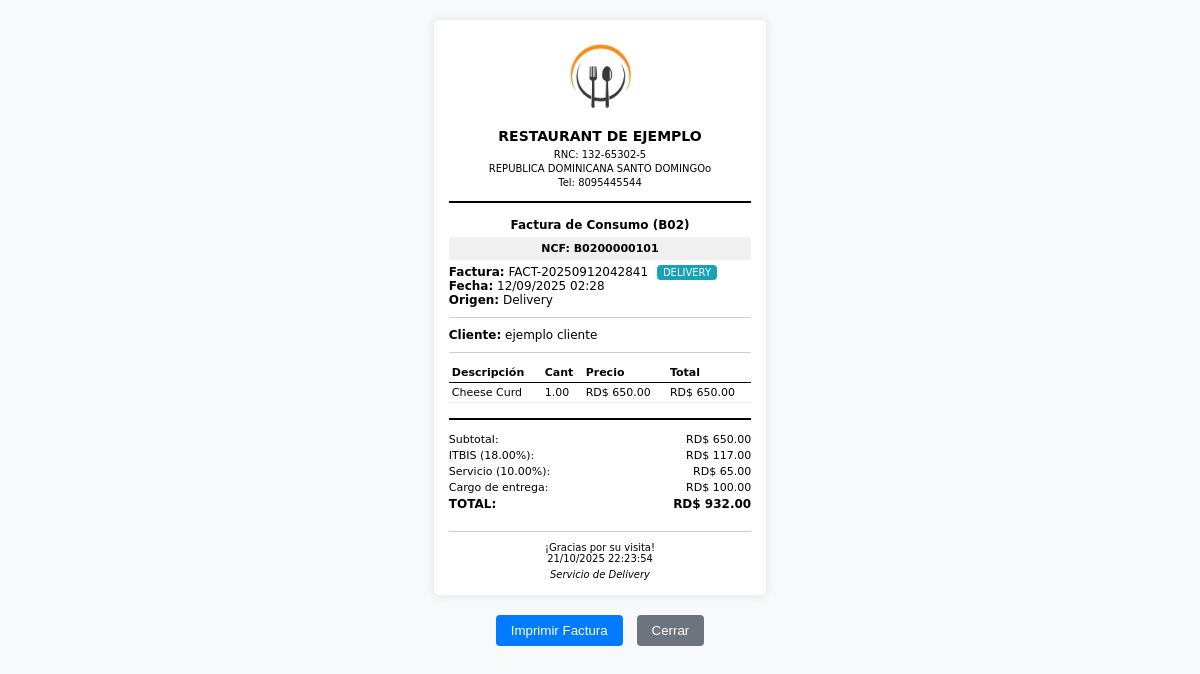
The app's page /factura/imprimir_factura.php?id=FAC68c38559b7b84 (signed in) with its own data.
### tables this page shows
CREATE TABLE `rpos_facturas` (
  `factura_id` varchar(200) NOT NULL,
  `factura_code` varchar(50) NOT NULL,
  `mesa_id` varchar(200) NOT NULL,
  `delivery_id` varchar(200) DEFAULT NULL,
  `numero_mesa` int(11) NOT NULL,
  `cliente_nombre` varchar(200) DEFAULT NULL,
  `cliente_rnc` varchar(20) DEFAULT NULL,
  `ncf` varchar(20) DEFAULT NULL,
  `comprobante_fiscal` varchar(50) DEFAULT NULL,
  `tipo_factura` enum('Final','Fiscal','Credito') NOT NULL DEFAULT 'Final',
  `estado` enum('Pagada','Pendiente') NOT NULL DEFAULT 'Pagada',
  `subtotal` decimal(10,2) NOT NULL,
  `itebis` decimal(10,2) NOT NULL,
  `servicio` decimal(10,2) NOT NULL,
  `cargo_entrega` decimal(10,2) DEFAULT 0.00,
  `total` decimal(10,2) NOT NULL,
  `fecha_factura` timestamp NOT NULL DEFAULT current_timestamp(),
  `usuario_id` varchar(200) NOT NULL,
  `cajero_id` varchar(200) DEFAULT NULL,
  `mesero_id` varchar(200) DEFAULT NULL
);

CREATE TABLE `rpos_configuracion` (
  `config_id` int(11) NOT NULL,
  `nombre_empresa` varchar(255) NOT NULL,
  `rnc` varchar(20) NOT NULL,
  `direccion` text NOT NULL,
  `telefono` varchar(20) NOT NULL,
  `logo` varchar(255) DEFAULT NULL,
  `itebis_porcentaje` decimal(5,2) NOT NULL DEFAULT 18.00,
  `servicio_porcentaje` decimal(5,2) NOT NULL DEFAULT 10.00
);

CREATE TABLE `rpos_factura_items` (
  `factura_item_id` varchar(200) NOT NULL,
  `factura_id` varchar(200) NOT NULL,
  `product_id` varchar(200) NOT NULL,
  `product_name` varchar(200) NOT NULL,
  `product_price` decimal(10,2) NOT NULL,
  `product_qty` decimal(10,2) NOT NULL,
  `product_total` decimal(10,2) NOT NULL
);

### factura/imprimir_factura.php (the view, shortened to what this page needs)
<?php
include('../config/config.php');
$factura_id = $_GET['id'];
$stmt_config = $mysqli->prepare("SELECT * FROM rpos_configuracion WHERE config_id = 1");
$stmt_config->execute();
$config = $stmt_config->get_result()->fetch_object();
$stmt = $mysqli->prepare("SELECT f.*, c.nombre_empresa, c.rnc as rnc_empresa, c.direccion, c.telefono, c.logo
                          FROM rpos_facturas f
                          JOIN rpos_configuracion c ON c.config_id = 1
                          WHERE f.factura_id = ?");
$stmt->bind_param('s', $factura_id);
$stmt->execute();
$factura = $stmt->get_result()->fetch_object();
if ($factura->mesa_id != '' && $factura->mesa_id != 'DELIVERY' && $factura->mesa_id != null) {
    $stmt = $mysqli->prepare("SELECT product_name as prod_name, product_price as prod_price, product_qty as prod_qty, product_total as total
                              FROM rpos_factura_items
                              WHERE factura_id = ?");
    $stmt->bind_param('s', $factura_id);
    $stmt->execute();
    $items = $stmt->get_result();
    $stmt->close();
    $origen = 'Mesa #' . $factura->numero_mesa;
} else {
    $stmt = $mysqli->prepare("SELECT product_name as prod_name, product_price as prod_price, product_qty as prod_qty, product_total as total
                              FROM rpos_factura_items
                              WHERE factura_id = ?");
    $stmt->bind_param('s', $factura_id);
    $stmt->execute();
    $items = $stmt->get_result();
    $origen = 'Delivery';
}
$tipo_comprobante = "";
if (!empty($factura->ncf)) {
    $codigo = substr($factura->ncf, 0, 3);
    switch ($codigo) {
        case 'B02':
            $tipo_comprobante = "Factura de Consumo (B02)";
            break;
    }
}
?>
<!DOCTYPE html>
<html lang="es">
<head>
</head>
<body>
    <div class="factura-container">
        <div class="header">
            <?php if (!empty($factura->logo)): ?>
                <img src="<?php echo $factura->logo; ?>" alt="Logo" class="logo-empresa">
            <?php endif; ?>
            <div class="empresa-nombre"><?php echo $factura->nombre_empresa; ?></div>
            <div class="empresa-info">RNC: <?php echo $factura->rnc_empresa; ?></div>
            <div class="empresa-info"><?php echo $factura->direccion; ?></div>
            <div class="empresa-info">Tel: <?php echo $factura->telefono; ?></div>
        </div>
        <div class="factura-info">
            <?php if (!empty($factura->ncf)): ?>
                <div class="tipo-comprobante"><?php echo $tipo_comprobante; ?></div>
                <div class="ncf-info">NCF: <?php echo $factura->ncf; ?></div>
            <?php endif; ?>
            <div>
                <strong>Factura:</strong> <?php echo $factura->factura_code; ?>
                <?php if ($origen === 'Delivery'): ?>
                    <span class="delivery-badge">DELIVERY</span>
                <?php endif; ?>
            </div>
            <div><strong>Fecha:</strong> <?php echo date('d/m/Y H:i', strtotime($factura->fecha_factura)); ?></div>
            <div><strong>Origen:</strong> <?php echo $origen; ?></div>
        </div>
        <div class="cliente-info">
            <div><strong>Cliente:</strong> <?php echo $factura->cliente_nombre ?: 'Consumidor Final'; ?></div>
        </div>
        <table class="items-table">
            <thead>
                <tr>
                    <th>Descripción</th>
                    <th>Cant</th>
                    <th>Precio</th>
                    <th>Total</th>
                </tr>
            </thead>
            <tbody>
                <?php while ($item = $items->fetch_object()): ?>
                    <tr>
                        <td><?php echo htmlspecialchars($item->prod_name); ?></td>
                        <td><?php echo $item->prod_qty; ?></td>
                        <td>RD$ <?php echo number_format($item->prod_price, 2); ?></td>
                        <td>RD$ <?php echo number_format($item->total, 2); ?></td>
                    </tr>
                <?php endwhile; ?>
            </tbody>
        </table>
        <div class="total-section">
            <div class="total-line"><span>Subtotal:</span><span>RD$ <?php echo number_format($factura->subtotal, 2); ?></span></div>
            <div class="total-line"><span>ITBIS (<?php echo $config->itebis_porcentaje; ?>%):</span><span>RD$ <?php echo number_format($factura->itebis, 2); ?></span></div>
            <div class="total-line"><span>Servicio (<?php echo $config->servicio_porcentaje; ?>%):</span><span>RD$ <?php echo number_format($factura->servicio, 2); ?></span></div>
            <?php if ($origen === 'Delivery'): ?>
                <div class="total-line"><span>Cargo de entrega:</span><span>RD$ <?php echo number_format($factura->cargo_entrega, 2); ?></span></div>
            <?php endif; ?>
            <div class="total-line total-final"><span>TOTAL:</span><span>RD$ <?php echo number_format($factura->total, 2); ?></span></div>
        </div>
        <div class="footer">
            <div>¡Gracias por su visita!</div>
            <div><?php echo date('d/m/Y H:i:s'); ?></div>
            <?php if ($origen === 'Delivery'): ?>
                <div style="margin-top:5px;font-style:italic;">Servicio de Delivery</div>
            <?php endif; ?>
        </div>
    </div>
    <div class="no-print">
        <button onclick="window.print()" class="btn btn-primary">Imprimir Factura</button>
        <button onclick="window.close()" class="btn btn-secondary">Cerrar</button>
    </div>
</body>
</html>

### factura/imprimir_factura.php (style rules this page uses)
body { font-family: 'DejaVu Sans', sans-serif; font-size: 12px; margin: 0; padding: 20px; background-color: #f8f9fa; }
.factura-container { max-width: 80mm; margin: 0 auto; background: white; padding: 15px; box-shadow: 0 0 10px rgba(0, 0, 0, 0.1); border-radius: 5px; }
.header { text-align: center; margin-bottom: 15px; border-bottom: 2px solid #000; padding-bottom: 10px; }
.logo-empresa { max-width: 150px; max-height: 80px; height: auto; margin-bottom: 10px; }
.empresa-nombre { font-weight: bold; font-size: 14px; margin-bottom: 5px; }
.empresa-info { font-size: 10px; margin-bottom: 3px; }
.factura-info, .cliente-info { margin: 10px 0; border-bottom: 1px solid #ccc; padding-bottom: 10px; }
.items-table { width: 100%; border-collapse: collapse; margin: 10px 0; }
.items-table th, .items-table td { border-bottom: 1px solid #eee; padding: 3px; text-align: left; font-size: 11px; }
.items-table th { border-bottom: 1px solid #000; font-weight: bold; }
.total-section { margin-top: 15px; border-top: 2px solid #000; padding-top: 10px; }
.total-line { display: flex; justify-content: space-between; margin: 3px 0; font-size: 11px; }
.total-final { font-weight: bold; font-size: 12px; }
.footer { margin-top: 20px; text-align: center; font-size: 10px; border-top: 1px solid #ccc; padding-top: 10px; }
.ncf-info { background-color: #f0f0f0; padding: 5px; text-align: center; margin: 5px 0; border-radius: 3px; font-size: 11px; font-weight: bold; }
.tipo-comprobante { font-weight: bold; font-size: 12px; text-align: center; margin-bottom: 3px; }
.delivery-badge { background-color: #17a2b8; color: white; padding: 2px 6px; border-radius: 4px; font-size: 10px; margin-left: 5px; }
.no-print { text-align: center; margin-top: 20px; }
.btn { padding: 8px 15px; border: none; border-radius: 4px; cursor: pointer; margin: 0 5px; }
.btn-primary { background-color: #007bff; color: white; }
.btn-secondary { background-color: #6c757d; color: white; }

### records on screen
rpos_facturas: rpos_configuracion.logo (picture), rpos_configuracion.nombre_empresa "RESTAURANT DE EJEMPLO", rpos_configuracion.rnc "132-65302-5", rpos_configuracion.direccion "REPUBLICA DOMINICANA SANTO DOMINGOo", rpos_configuracion.telefono "8095445544", ncf "Factura de Consumo (B02)", ncf "B0200000101", factura_code "FACT-20250912042841", fecha_factura "12/09/2025 02:28", mesa "Delivery", cliente_nombre "ejemplo cliente", subtotal "650.00", itebis "117.00", servicio "65.00", cargo_entrega "100.00", total "932.00"
rpos_factura_items: product_name "Cheese Curd", product_qty "1.00", product_price "650.00", product_total "650.00"
rpos_configuracion: itebis_porcentaje "18.00", servicio_porcentaje "10.00"
